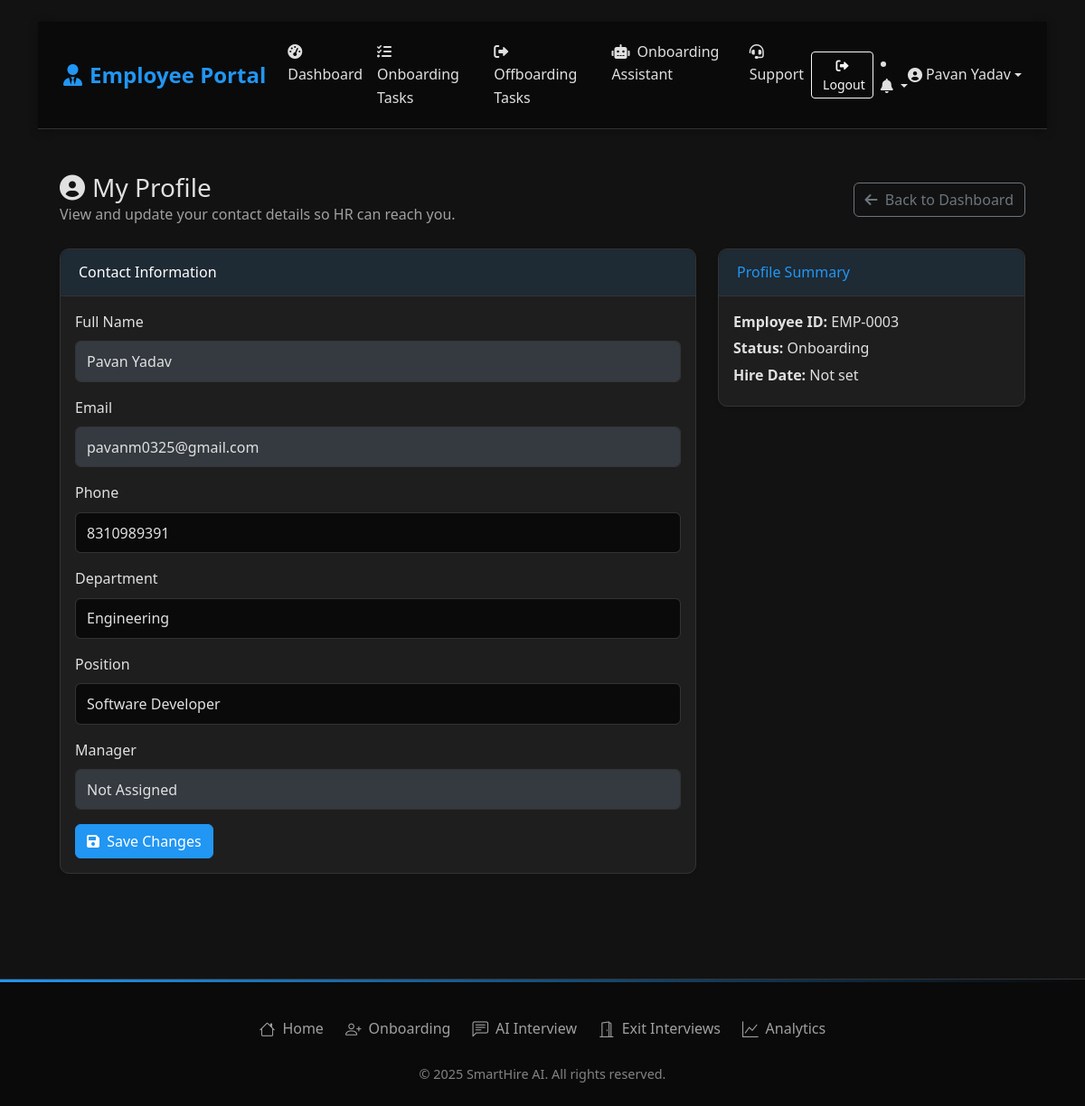
Page /employee/profile (signed in) on the committed database.
### app.py (models this page shows, shortened)
class User(db.Model):
    id = db.Column(db.Integer, primary_key=True)
    username = db.Column(db.String(80), unique=True, nullable=False)
    email = db.Column(db.String(120), unique=True, nullable=False)
    password = db.Column(db.String(255), nullable=False)
    full_name = db.Column(db.String(100), nullable=False)
    phone = db.Column(db.String(20), nullable=False)
    role = db.Column(db.String(20), nullable=False)
    department = db.Column(db.String(50), nullable=True)
    created_at = db.Column(db.DateTime, default=datetime.utcnow)
    last_login = db.Column(db.DateTime, nullable=True)
    is_active = db.Column(db.Boolean, default=True)
    status = db.Column(db.String(20), default='Active')
    hire_date = db.Column(db.Date, nullable=True)
    position = db.Column(db.String(100), nullable=True)
    manager_id = db.Column(db.Integer, db.ForeignKey('user.id'), nullable=True)
    employee_id = db.Column(db.String(20), nullable=True)
    exit_date = db.Column(db.Date, nullable=True)
    reset_token = db.Column(db.String(255), nullable=True)
    reset_token_expires = db.Column(db.DateTime, nullable=True)
    manager = db.relationship('User', remote_side=[id], backref=db.backref('direct_reports', lazy=True))
    onboarding_checklist = db.relationship('OnboardingChecklist',
                                         foreign_keys='OnboardingChecklist.employee_id',
                                         backref=db.backref('employee_ref', uselist=False),
                                         uselist=False,
                                         lazy=True)
    assigned_checklists = db.relationship('OnboardingChecklist',
                                        foreign_keys='OnboardingChecklist.assigned_hr_id',
                                        backref='hr_personnel',
                                        lazy=True)

### app.py (the view, shortened to what this page needs)
@app.route('/employee/profile', methods=['GET', 'POST'])
@login_required('employee')
def employee_profile():
    user = User.query.get(session['user_id'])
    return render_template('employee_profile.html', user=user, current_user=user)

### app.py (called while the page is built)
def login_required(role=None):
    def decorator(f):
        @wraps(f)
        def decorated_function(*args, **kwargs):
            if 'user_id' not in session or 'role' not in session:
                return redirect(url_for('index'))
            if role:
                allowed_roles = role if isinstance(role, list) else [role]
                if session.get('role') not in allowed_roles:
                    flash('You do not have permission to access this page.', 'danger')
                    if session.get('role') == 'candidate':
                        return redirect(url_for('login', role='candidate'))
                    return redirect(url_for(session.get('role', 'index') + '_dashboard'))
            return f(*args, **kwargs)
        return decorated_function
    return decorator

### templates/employee_profile.html (shortened to what this page needs)
{% extends "employee_base.html" %}
{% block page_content %}
<div class="container-fluid py-4">
    <div class="row mb-4">
        <div class="col-12 d-flex justify-content-between align-items-center">
            <div>
                <h1 class="h3 mb-0"><i class="fas fa-user-circle me-2"></i>My Profile</h1>
                <p class="text-muted mb-0">View and update your contact details so HR can reach you.</p>
            </div>
            <a href="{{ url_for('employee_dashboard') }}" class="btn btn-outline-secondary">
                <i class="fas fa-arrow-left me-1"></i> Back to Dashboard
            </a>
        </div>
    </div>
    <div class="row">
        <div class="col-lg-8 mb-4">
            <div class="card shadow-sm">
                <div class="card-header bg-primary text-white">
                    <h6 class="mb-0">Contact Information</h6>
                </div>
                <div class="card-body">
                    <form method="post">
                        <div class="mb-3">
                            <label class="form-label">Full Name</label>
                            <input type="text" class="form-control" value="{{ user.full_name }}" disabled>
                        </div>
                        <div class="mb-3">
                            <label class="form-label">Email</label>
                            <input type="email" class="form-control" value="{{ user.email }}" disabled>
                        </div>
                        <div class="mb-3">
                            <label class="form-label">Phone</label>
                            <input type="text" name="phone" class="form-control" value="{{ user.phone }}" required>
                        </div>
                        <div class="mb-3">
                            <label class="form-label">Department</label>
                            <input type="text" name="department" class="form-control" value="{{ user.department or '' }}">
                        </div>
                        <div class="mb-3">
                            <label class="form-label">Position</label>
                            <input type="text" name="position" class="form-control" value="{{ user.position or '' }}">
                        </div>
                        <div class="mb-3">
                            <label class="form-label">Manager</label>
                            <input type="text" class="form-control" value="{{ user.manager.full_name if user.manager else 'Not Assigned' }}" disabled>
                        </div>
                        <button type="submit" class="btn btn-primary">
                            <i class="fas fa-save me-1"></i> Save Changes
                        </button>
                    </form>
                </div>
            </div>
        </div>
        <div class="col-lg-4 mb-4">
            <div class="card shadow-sm mb-4">
                <div class="card-header">
                    <h6 class="mb-0">Profile Summary</h6>
                </div>
                <div class="card-body">
                    <p class="mb-1"><strong>Employee ID:</strong> {{ user.employee_id or ('EMP-' ~ '%04d'|format(user.id)) }}</p>
                    <p class="mb-1"><strong>Status:</strong> {{ user.status or 'Active' }}</p>
                    <p class="mb-1"><strong>Hire Date:</strong> {{ user.hire_date.strftime('%B %d, %Y') if user.hire_date else 'Not set' }}</p>
                </div>
            </div>
        </div>
    </div>
</div>
{% endblock %}

### templates/employee_base.html (shortened to what this page needs)
{% extends "base.html" %}
{% block content %}
<nav class="navbar navbar-expand-lg navbar-dark" style="background-color: #4e73df;">
    <div class="container-fluid">
        <a class="navbar-brand" href="{{ url_for('employee_dashboard') }}">
            <i class="fas fa-user-tie me-2"></i>Employee Portal
        </a>
        <div class="collapse navbar-collapse" id="employeeNavbar">
            <ul class="navbar-nav me-auto mb-2 mb-lg-0">
                <li class="nav-item">
                    <a class="nav-link {% if request.endpoint == 'employee_dashboard' %}active{% endif %}"
                       href="{{ url_for('employee_dashboard') }}">
                        <i class="fas fa-tachometer-alt me-1"></i> Dashboard
                    </a>
                </li>
                <li class="nav-item">
                    <a class="nav-link {% if request.endpoint == 'onboarding_tasks' %}active{% endif %}"
                       href="{{ url_for('onboarding_tasks') }}">
                        <i class="fas fa-tasks me-1"></i> Onboarding Tasks
                    </a>
                </li>
                <li class="nav-item">
                    <a class="nav-link {% if request.endpoint == 'offboarding_tasks' %}active{% endif %}"
                       href="{{ url_for('offboarding_tasks') }}">
                        <i class="fas fa-sign-out-alt me-1"></i> Offboarding Tasks
                    </a>
                </li>
                <li class="nav-item">
                    <a class="nav-link {% if request.endpoint == 'onboarding_assistant' %}active{% endif %}"
                       href="{{ url_for('onboarding_assistant') }}">
                        <i class="fas fa-robot me-1"></i> Onboarding Assistant
                    </a>
                </li>
                <li class="nav-item">
                    <a class="nav-link {% if request.endpoint == 'support' %}active{% endif %}"
                       href="{{ url_for('support') }}">
                        <i class="fas fa-headset me-1"></i> Support
                    </a>
                </li>
            </ul>
            <div class="d-flex align-items-center ms-auto">
                <a href="{{ url_for('logout') }}" class="btn btn-outline-light btn-sm me-2" title="Logout">
                    <i class="fas fa-sign-out-alt"></i>
                    <span class="d-none d-md-inline ms-1">Logout</span>
                </a>
                <li class="nav-item dropdown">
                    <a class="nav-link dropdown-toggle" href="#" id="notificationDropdown" role="button" data-bs-toggle="dropdown" aria-expanded="false">
                        <i class="fas fa-bell"></i>
                    </a>
                </li>
                <div class="dropdown">
                    <a class="nav-link dropdown-toggle d-flex align-items-center" href="#" id="userDropdown"
                       role="button" data-bs-toggle="dropdown" aria-expanded="false">
                        <i class="fas fa-user-circle me-1"></i>
                        <span class="d-none d-lg-inline">{{ session.get('username', 'Employee') }}</span>
                    </a>
                </div>
            </div>
        </div>
    </div>
</nav>
<div class="container-fluid py-4">
    {% block page_content %}{% endblock %}
</div>
<div id="toastContainer" class="position-fixed top-0 end-0 p-3" style="z-index: 9999;"></div>
{% endblock %}

### static/css/style.css (style rules this page uses)
:root { --primary-color: #2196f3; --primary-hover: #0d8aee; --secondary-color: #2196f3; --bg-dark: #121212; --bg-darker: #0a0a0a; --text-primary: #e0e0e0; --text-secondary: #a0a0a0; --card-bg: #1e1e1e; --border-color: #333; --success-color: #4caf50; --danger-color: #f44336; }
body { font-family: 'Segoe UI', Tahoma, Geneva, Verdana, sans-serif; background-color: var(--bg-dark); color: var(--text-primary); line-height: 1.6; display: flex; flex-direction: column; min-height: 100vh; }
.navbar { background-color: var(--bg-darker) !important; border-bottom: 1px solid var(--border-color); }
.navbar-brand, .nav-link { color: var(--text-primary) !important; }
.card { background-color: var(--card-bg); border: 1px solid var(--border-color); color: var(--text-primary); }
.card-header { background-color: var(--bg-darker) !important; border-bottom: 1px solid var(--border-color); }
.form-control, .form-select { background-color: var(--bg-darker); border: 1px solid var(--border-color); color: var(--text-primary); }
.text-muted { color: var(--text-secondary) !important; }
.navbar { box-shadow: 0 2px 10px rgba(0, 0, 0, 0.3); background-color: var(--bg-darker); padding: 0.8rem 1rem; }
.navbar-brand { font-weight: 700; font-size: 1.5rem; color: var(--primary-color) !important; }
.navbar-nav .nav-link { padding: 0.5rem 1rem; transition: color 0.3s ease; }
.card { border: 1px solid var(--border-color); border-radius: 10px; background-color: var(--card-bg); box-shadow: 0 4px 20px rgba(0, 0, 0, 0.3); margin-bottom: 20px; transition: transform 0.3s ease, box-shadow 0.3s ease, border-color 0.3s ease; }
.card-header { background-color: rgba(33, 150, 243, 0.1) !important; color: var(--primary-color); font-weight: 600; border-bottom: 1px solid var(--border-color); border-radius: 10px 10px 0 0 !important; padding: 1rem 1.25rem; }
.btn-primary { background-color: var(--primary-color); border-color: var(--primary-color); color: white; transition: all 0.3s ease; }
.form-control, .form-select { background-color: var(--bg-darker); border: 1px solid var(--border-color); color: var(--text-primary); padding: 0.6rem 0.75rem; transition: border-color 0.3s ease, box-shadow 0.3s ease; }
.form-label { color: var(--text-primary); margin-bottom: 0.5rem; }

### templates/base.html (style rules this page uses)
:root { --bg-color: #1a1a1a; --card-bg: #2d2d2d; --text-color: #f8f9fa; --text-muted: #adb5bd; --border-color: #444; --primary-color: #7b2cbf; --secondary-color: #6c757d; --success-color: #28a745; --info-color: #17a2b8; --warning-color: #ffc107; --danger-color: #dc3545; }
body { background-color: var(--bg-color); color: var(--text-color); }
.card { background-color: var(--card-bg); border: 1px solid var(--border-color); color: var(--text-color); }
.card-header { background-color: rgba(0, 0, 0, 0.2); border-bottom: 1px solid var(--border-color); }
.form-control, .form-select { background-color: #2d2d2d; border: 1px solid #444; color: #f8f9fa; }
.btn-primary { background-color: var(--primary-color); border-color: var(--primary-color); }
.text-muted { color: var(--text-muted) !important; }
.navbar { background-color: #1a1a1a !important; border-bottom: 1px solid var(--border-color); }
.navbar-brand, .nav-link { color: var(--text-color) !important; }

### templates/employee_base.html (style rules this page uses)
.card { transition: transform 0.3s ease, box-shadow 0.3s ease; }

### rows in the picture
User: get "Pavan Yadav", full_name "Pavan Yadav", email "pavanm0325@gmail.com", phone "8310989391", department "Engineering", position "Software Developer", id "EMP-0003", status "Onboarding", hire_date "Not set"
